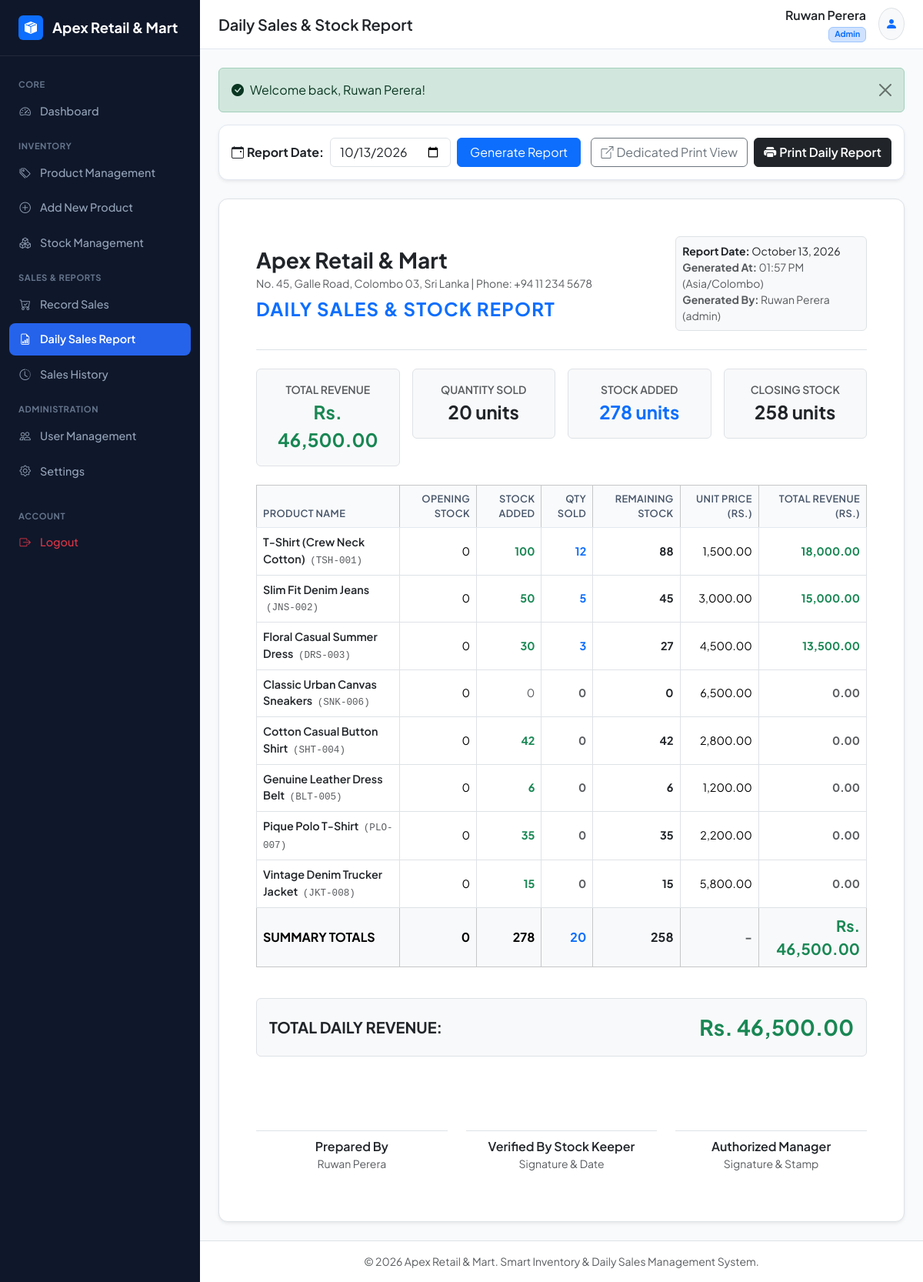
/xampp-package/report.php (signed in), run on the app's committed database.
### tables this page shows
CREATE TABLE `settings` (
  `id` INT UNSIGNED AUTO_INCREMENT PRIMARY KEY,
  `business_name` VARCHAR(150) NOT NULL DEFAULT 'Apex Retail & Mart',
  `currency` VARCHAR(20) NOT NULL DEFAULT 'Rs.',
  `timezone` VARCHAR(50) NOT NULL DEFAULT 'Asia/Colombo',
  `business_address` TEXT DEFAULT 'No. 45, Galle Road, Colombo 03, Sri Lanka',
  `contact_number` VARCHAR(50) DEFAULT '+94 11 234 5678',
  `email` VARCHAR(100) DEFAULT 'info@apexretail.lk',
  `updated_at` TIMESTAMP DEFAULT CURRENT_TIMESTAMP ON UPDATE CURRENT_TIMESTAMP
);

CREATE TABLE `products` (
  `id` INT UNSIGNED AUTO_INCREMENT PRIMARY KEY,
  `sku` VARCHAR(50) NOT NULL UNIQUE,
  `name` VARCHAR(200) NOT NULL,
  `category` VARCHAR(100) NOT NULL,
  `description` TEXT NULL,
  `selling_price` DECIMAL(12, 2) NOT NULL DEFAULT 0.00,
  `current_stock` INT NOT NULL DEFAULT 0,
  `low_stock_threshold` INT NOT NULL DEFAULT 10,
  `image` VARCHAR(255) NULL,
  `created_at` TIMESTAMP DEFAULT CURRENT_TIMESTAMP,
  `archived_at` TIMESTAMP NULL DEFAULT NULL,
  INDEX `idx_product_sku` (`sku`),
  INDEX `idx_product_category` (`category`),
  INDEX `idx_product_stock` (`current_stock`)
);

### xampp-package/config/database.php (called while the page is built, shortened)
<?php
try {
    $dsn = "mysql:host=" . DB_HOST . ";dbname=" . DB_NAME . ";charset=" . DB_CHARSET;
    $options = [
        PDO::ATTR_ERRMODE            => PDO::ERRMODE_EXCEPTION,
        PDO::ATTR_DEFAULT_FETCH_MODE => PDO::FETCH_ASSOC,
        PDO::ATTR_EMULATE_PREPARES   => false,
    ];
    $pdo = new PDO($dsn, DB_USER, DB_PASS, $options);
} catch (PDOException $e) {
    die("Database Connection Error: Could not connect to the database. " . $e->getMessage());
}
try {
    $stmt = $pdo->query("SELECT * FROM settings WHERE id = 1 LIMIT 1");
    $app_settings = $stmt->fetch();
} catch (Exception $e) {
    date_default_timezone_set('Asia/Colombo');
    $app_settings = [
        'business_name' => 'Apex Retail & Mart',
        'currency' => 'Rs.',
        'timezone' => 'Asia/Colombo',
        'business_address' => 'Colombo, Sri Lanka',
        'contact_number' => '+94 11 234 5678',
        'email' => 'info@apexretail.lk'
    ];
}
?>

### xampp-package/report.php (the view, shortened to what this page needs)
<?php
require_once __DIR__ . '/includes/header.php';
$currency = $app_settings['currency'] ?? 'Rs.';
$selected_date = trim($_GET['date'] ?? date('Y-m-d'));
$startOfDay = $selected_date . ' 00:00:00';
$endOfDay = $selected_date . ' 23:59:59';
$stmtSales = $pdo->prepare("SELECT product_id, SUM(quantity) AS qty_sold, SUM(total_amount) AS revenue, AVG(unit_price_at_sale) as avg_price
                            FROM sales
                            WHERE sold_at BETWEEN ? AND ?
                            GROUP BY product_id");
$stmtSales->execute([$startOfDay, $endOfDay]);
$salesByProduct = [];
while ($row = $stmtSales->fetch()) {
    $salesByProduct[$row['product_id']] = [
        'qty' => (int)$row['qty_sold'],
        'revenue' => (float)$row['revenue'],
        'unit_price' => (float)$row['avg_price'],
    ];
}
$stmtAdded = $pdo->prepare("SELECT product_id, SUM(quantity) AS stock_added
                            FROM stock_movements
                            WHERE created_at BETWEEN ? AND ? AND quantity > 0 AND movement_type IN ('restock', 'return', 'initial')
                            GROUP BY product_id");
$stmtAdded->execute([$startOfDay, $endOfDay]);
$addedByProduct = [];
while ($row = $stmtAdded->fetch()) {
    $addedByProduct[$row['product_id']] = (int)$row['stock_added'];
}
$movementsAfterDay = [];
$stmtAllProducts = $pdo->prepare("SELECT * FROM products WHERE DATE(created_at) <= ? ORDER BY name ASC");
$stmtAllProducts->execute([$selected_date]);
$allProducts = $stmtAllProducts->fetchAll();
$reportRows = [];
$grandTotalRevenue = 0.0;
$grandTotalSold = 0;
$grandTotalAdded = 0;
$grandTotalOpening = 0;
$grandTotalClosing = 0;
foreach ($allProducts as $p) {
    $pid = $p['id'];
    $soldInfo = $salesByProduct[$pid] ?? ['qty' => 0, 'revenue' => 0.0, 'unit_price' => (float)$p['selling_price']];
    $qtySold = $soldInfo['qty'];
    $revenue = $soldInfo['revenue'];
    $unitPrice = $soldInfo['unit_price'] ?: (float)$p['selling_price'];
    $stockAdded = $addedByProduct[$pid] ?? 0;
    $netChangeAfter = $movementsAfterDay[$pid] ?? 0;
    $remainingStock = $p['current_stock'] - $netChangeAfter;
    $openingStock = max(0, $remainingStock - $stockAdded + $qtySold);
    $grandTotalRevenue += $revenue;
    $grandTotalSold += $qtySold;
    $grandTotalAdded += $stockAdded;
    $grandTotalOpening += $openingStock;
    $grandTotalClosing += $remainingStock;
    $reportRows[] = [
        'name' => $p['name'],
        'sku' => $p['sku'],
        'opening_stock' => $openingStock,
        'stock_added' => $stockAdded,
        'qty_sold' => $qtySold,
        'remaining_stock' => $remainingStock,
        'unit_price' => $unitPrice,
        'total_revenue' => $revenue,
    ];
}
usort($reportRows, function ($a, $b) {
    if ($b['qty_sold'] !== $a['qty_sold']) {
        return $b['qty_sold'] - $a['qty_sold'];
    }
    return strcmp($a['name'], $b['name']);
});
?>
<div class="card mb-4 no-print shadow-sm">
  <div class="card-body p-3">
    <div class="row g-3 align-items-center justify-content-between">
      <div class="col-12 col-md-6">
        <form method="GET" action="report.php" class="d-flex align-items-center gap-2">
          <label class="form-label fw-bold mb-0 text-nowrap"><i class="bi bi-calendar-event me-1"></i>Report Date:</label>
          <input type="date" name="date" class="form-control" value="<?= e($selected_date) ?>" max="<?= date('Y-m-d') ?>">
          <button type="submit" class="btn btn-primary px-3 text-nowrap">Generate Report</button>
        </form>
      </div>
      <div class="col-12 col-md-6 text-md-end d-flex gap-2 justify-content-md-end">
        <a href="print_report.php?date=<?= e($selected_date) ?>" target="_blank" class="btn btn-outline-secondary">
          <i class="bi bi-box-arrow-up-right me-1"></i>Dedicated Print View
        </a>
        <button type="button" class="btn btn-dark fw-semibold" onclick="window.print()">
          <i class="bi bi-printer-fill me-1"></i>Print Daily Report
        </button>
      </div>
    </div>
  </div>
</div>
<div class="card shadow-sm border report-container p-4 p-md-5 bg-white">
  <div class="border-bottom pb-4 mb-4">
    <div class="row align-items-center">
      <div class="col-8">
        <h3 class="fw-bold text-dark mb-1"><?= e($app_settings['business_name'] ?? 'Apex Retail & Mart') ?></h3>
        <p class="text-muted small mb-1"><?= e($app_settings['business_address'] ?? 'No. 45, Galle Road, Colombo 03, Sri Lanka') ?> | Phone: <?= e($app_settings['contact_number'] ?? '+94 11 234 5678') ?></p>
        <h4 class="fw-bolder text-primary text-uppercase mt-2 mb-0" style="letter-spacing: 0.05em;">DAILY SALES & STOCK REPORT</h4>
      </div>
      <div class="col-4 text-end">
        <div class="p-2 rounded bg-light border d-inline-block text-start">
          <div class="small"><strong>Report Date:</strong> <?= date('F d, Y', strtotime($selected_date)) ?></div>
          <div class="small text-muted"><strong>Generated At:</strong> <?= date('h:i A') ?> (<?= e($app_settings['timezone'] ?? 'Asia/Colombo') ?>)</div>
          <div class="small text-muted"><strong>Generated By:</strong> <?= e($_SESSION['user_name'] ?? 'Admin') ?> (<?= e($_SESSION['user_role'] ?? 'admin') ?>)</div>
        </div>
      </div>
    </div>
  </div>
  <div class="row g-3 mb-4 text-center">
    <div class="col-3">
      <div class="p-3 border rounded bg-light">
        <span class="text-muted small fw-semibold text-uppercase d-block">Total Revenue</span>
        <span class="fs-4 fw-bold text-success"><?= e($currency) ?> <?= number_format($grandTotalRevenue, 2) ?></span>
      </div>
    </div>
    <div class="col-3">
      <div class="p-3 border rounded bg-light">
        <span class="text-muted small fw-semibold text-uppercase d-block">Quantity Sold</span>
        <span class="fs-4 fw-bold text-dark"><?= number_format($grandTotalSold) ?> units</span>
      </div>
    </div>
    <div class="col-3">
      <div class="p-3 border rounded bg-light">
        <span class="text-muted small fw-semibold text-uppercase d-block">Stock Added</span>
        <span class="fs-4 fw-bold text-primary"><?= number_format($grandTotalAdded) ?> units</span>
      </div>
    </div>
    <div class="col-3">
      <div class="p-3 border rounded bg-light">
        <span class="text-muted small fw-semibold text-uppercase d-block">Closing Stock</span>
        <span class="fs-4 fw-bold text-dark"><?= number_format($grandTotalClosing) ?> units</span>
      </div>
    </div>
  </div>
  <div class="table-responsive">
    <table class="table table-bordered report-table align-middle">
      <thead>
        <tr class="table-light">
          <th>Product Name</th>
          <th class="text-end">Opening Stock</th>
          <th class="text-end">Stock Added</th>
          <th class="text-end">Qty Sold</th>
          <th class="text-end">Remaining Stock</th>
          <th class="text-end">Unit Price (<?= e($currency) ?>)</th>
          <th class="text-end">Total Revenue (<?= e($currency) ?>)</th>
        </tr>
      </thead>
      <tbody>
        <?php if (empty($reportRows)): ?>
          <tr><td colspan="7" class="text-center py-4 text-muted">No product or stock records found for this date.</td></tr>
        <?php else: ?>
          <?php foreach ($reportRows as $row): ?>
            <tr>
              <td>
                <span class="fw-semibold text-dark"><?= e($row['name']) ?></span>
                <span class="text-muted small ms-1 font-monospace">(<?= e($row['sku']) ?>)</span>
              </td>
              <td class="text-end"><?= number_format($row['opening_stock']) ?></td>
              <td class="text-end <?= ($row['stock_added'] > 0) ? 'text-success fw-bold' : 'text-muted' ?>">
                <?= number_format($row['stock_added']) ?>
              </td>
              <td class="text-end fw-bold <?= ($row['qty_sold'] > 0) ? 'text-primary' : 'text-muted' ?>">
                <?= number_format($row['qty_sold']) ?>
              </td>
              <td class="text-end fw-bold text-dark"><?= number_format($row['remaining_stock']) ?></td>
              <td class="text-end"><?= number_format($row['unit_price'], 2) ?></td>
              <td class="text-end fw-bold <?= ($row['total_revenue'] > 0) ? 'text-success' : 'text-muted' ?>">
                <?= number_format($row['total_revenue'], 2) ?>
              </td>
            </tr>
          <?php endforeach; ?>
        <?php endif; ?>
      </tbody>
      <tfoot class="table-light border-top-2">
        <tr class="fw-bold fs-6">
          <td>SUMMARY TOTALS</td>
          <td class="text-end"><?= number_format($grandTotalOpening) ?></td>
          <td class="text-end"><?= number_format($grandTotalAdded) ?></td>
          <td class="text-end text-primary"><?= number_format($grandTotalSold) ?></td>
          <td class="text-end text-dark"><?= number_format($grandTotalClosing) ?></td>
          <td class="text-end text-muted">-</td>
          <td class="text-end text-success fs-5"><?= e($currency) ?> <?= number_format($grandTotalRevenue, 2) ?></td>
        </tr>
      </tfoot>
    </table>
  </div>
  <div class="p-3 my-4 rounded border bg-light d-flex justify-content-between align-items-center">
    <span class="fw-bold text-dark fs-5">TOTAL DAILY REVENUE:</span>
    <span class="fw-bolder text-success fs-3"><?= e($currency) ?> <?= number_format($grandTotalRevenue, 2) ?></span>
  </div>
  <div class="row pt-5 mt-4 print-signature-area text-center">
    <div class="col-4">
      <div class="border-top pt-2">
        <p class="mb-0 fw-semibold">Prepared By</p>
        <p class="text-muted small"><?= e($_SESSION['user_name'] ?? 'Store Staff') ?></p>
      </div>
    </div>
    <div class="col-4">
      <div class="border-top pt-2">
        <p class="mb-0 fw-semibold">Verified By Stock Keeper</p>
        <p class="text-muted small">Signature & Date</p>
      </div>
    </div>
    <div class="col-4">
      <div class="border-top pt-2">
        <p class="mb-0 fw-semibold">Authorized Manager</p>
        <p class="text-muted small">Signature & Stamp</p>
      </div>
    </div>
  </div>
</div>
<?php require_once __DIR__ . '/includes/footer.php'; ?>

### xampp-package/includes/sidebar.php
<?php
$current_page = basename($_SERVER['PHP_SELF']);
$is_admin = ($_SESSION['user_role'] ?? 'staff') === 'admin';
?>
<aside class="sidebar no-print">
  <a href="dashboard.php" class="sidebar-brand">
    <div class="bg-primary text-white rounded p-1 d-flex align-items-center justify-content-center" style="width: 32px; height: 32px;">
      <i class="bi bi-box-seam-fill fs-6"></i>
    </div>
    <span><?= e($app_settings['business_name'] ?? 'Apex Retail') ?></span>
  </a>
  <div class="sidebar-nav">
    <div class="sidebar-heading">Core</div>
    <a href="dashboard.php" class="nav-link <?= ($current_page === 'dashboard.php') ? 'active' : '' ?>">
      <i class="bi bi-speedometer2"></i>
      <span>Dashboard</span>
    </a>
    <div class="sidebar-heading">Inventory</div>
    <a href="products.php" class="nav-link <?= ($current_page === 'products.php') ? 'active' : '' ?>">
      <i class="bi bi-tags"></i>
      <span>Product Management</span>
    </a>
    <a href="product_add.php" class="nav-link <?= ($current_page === 'product_add.php') ? 'active' : '' ?>">
      <i class="bi bi-plus-circle"></i>
      <span>Add New Product</span>
    </a>
    <a href="stock.php" class="nav-link <?= ($current_page === 'stock.php') ? 'active' : '' ?>">
      <i class="bi bi-boxes"></i>
      <span>Stock Management</span>
    </a>
    <div class="sidebar-heading">Sales & Reports</div>
    <a href="sales.php" class="nav-link <?= ($current_page === 'sales.php') ? 'active' : '' ?>">
      <i class="bi bi-cart-check"></i>
      <span>Record Sales</span>
    </a>
    <a href="report.php" class="nav-link <?= ($current_page === 'report.php' || $current_page === 'print_report.php') ? 'active' : '' ?>">
      <i class="bi bi-file-earmark-bar-graph"></i>
      <span>Daily Sales Report</span>
    </a>
    <a href="sales_history.php" class="nav-link <?= ($current_page === 'sales_history.php') ? 'active' : '' ?>">
      <i class="bi bi-clock-history"></i>
      <span>Sales History</span>
    </a>
    <?php if ($is_admin): ?>
      <div class="sidebar-heading">Administration</div>
      <a href="users.php" class="nav-link <?= ($current_page === 'users.php') ? 'active' : '' ?>">
        <i class="bi bi-people"></i>
        <span>User Management</span>
      </a>
      <a href="settings.php" class="nav-link <?= ($current_page === 'settings.php') ? 'active' : '' ?>">
        <i class="bi bi-gear"></i>
        <span>Settings</span>
      </a>
    <?php endif; ?>
    <div class="sidebar-heading mt-3">Account</div>
    <a href="logout.php" class="nav-link text-danger">
      <i class="bi bi-box-arrow-right"></i>
      <span>Logout</span>
    </a>
  </div>
</aside>

### xampp-package/includes/footer.php (shortened to what this page needs)
    </div>
    <footer class="bg-white border-top py-3 px-4 text-muted small text-center no-print">
      &copy; <?= date('Y') ?> <?= e($app_settings['business_name'] ?? 'Apex Retail') ?>. Smart Inventory & Daily Sales Management System.
    </footer>
  </div>
</div>
</body>
</html>

### data on the page
settings: business_name "Apex Retail & Mart", business_address "No. 45, Galle Road, Colombo 03, Sri Lanka", contact_number "+94 11 234 5678", timezone "Asia/Colombo", currency "Rs.", currency "RS."
products: name "T-Shirt (Crew Neck Cotton)", sku "TSH-001", opening_stock "0", stock_added "100", qty_sold "12", current_stock "88", unit_price "1,500.00", total_revenue "18,000.00"
products: name "Slim Fit Denim Jeans", sku "JNS-002", opening_stock "0", stock_added "50", qty_sold "5", current_stock "45", unit_price "3,000.00", total_revenue "15,000.00"
products: name "Floral Casual Summer Dress", sku "DRS-003", opening_stock "0", stock_added "30", id "3", current_stock "27", unit_price "4,500.00", total_revenue "13,500.00"
products: name "Classic Urban Canvas Sneakers", sku "SNK-006", current_stock "0", unit_price "6,500.00", current_stock "0.00"
products: name "Cotton Casual Button Shirt", sku "SHT-004", opening_stock "0", current_stock "42", qty_sold "0", unit_price "2,800.00", total_revenue "0.00"
products: name "Genuine Leather Dress Belt", sku "BLT-005", opening_stock "0", current_stock "6", qty_sold "0", unit_price "1,200.00", total_revenue "0.00"
products: name "Pique Polo T-Shirt", sku "PLO-007", opening_stock "0", current_stock "35", qty_sold "0", unit_price "2,200.00", total_revenue "0.00"
products: name "Vintage Denim Trucker Jacket", sku "JKT-008", opening_stock "0", current_stock "15", qty_sold "0", unit_price "5,800.00", total_revenue "0.00"

### other printed values
$page_title "Daily Sales & Stock Report"
$_SESSION['user_name'] "Ruwan Perera"
$_SESSION['user_role'] "Admin"
$_SESSION['flash_success'] "Welcome back, Ruwan Perera!"
date('F d, Y', strtotime($selected_date)) "October 13, 2026"
$_SESSION['user_role'] "admin"
$grandTotalRevenue "46,500.00"
$grandTotalSold "20"
$grandTotalAdded "278"
$grandTotalClosing "258"
$grandTotalOpening "0"
